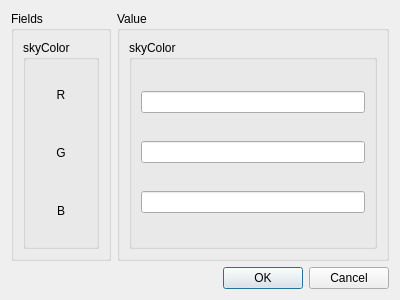
<?xml version="1.0" encoding="UTF-8"?>
<ui version="4.0">
 <class>Dialog</class>
 <widget class="QDialog" name="Dialog">
  <property name="enabled">
   <bool>true</bool>
  </property>
  <property name="geometry">
   <rect>
    <x>0</x>
    <y>0</y>
    <width>400</width>
    <height>300</height>
   </rect>
  </property>
  <property name="minimumSize">
   <size>
    <width>400</width>
    <height>300</height>
   </size>
  </property>
  <property name="maximumSize">
   <size>
    <width>400</width>
    <height>300</height>
   </size>
  </property>
  <property name="windowTitle">
   <string>Background Node Dialogue</string>
  </property>
  <property name="sizeGripEnabled">
   <bool>false</bool>
  </property>
  <layout class="QVBoxLayout" name="verticalLayout_2">
   <item>
    <layout class="QVBoxLayout" name="verticalLayout">
     <item>
      <layout class="QHBoxLayout" name="horizontalLayout">
       <item>
        <widget class="QGroupBox" name="groupBox">
         <property name="title">
          <string>Fields</string>
         </property>
         <layout class="QVBoxLayout" name="verticalLayout_7">
          <item>
           <layout class="QVBoxLayout" name="verticalLayout_6">
            <item>
             <widget class="QGroupBox" name="groupBox_3">
              <property name="title">
               <string>skyColor</string>
              </property>
              <layout class="QVBoxLayout" name="verticalLayout_10">
               <item>
                <widget class="QLabel" name="label">
                 <property name="text">
                  <string>R</string>
                 </property>
                 <property name="alignment">
                  <set>Qt::AlignCenter</set>
                 </property>
                </widget>
               </item>
               <item>
                <widget class="QLabel" name="label_2">
                 <property name="text">
                  <string>G</string>
                 </property>
                 <property name="alignment">
                  <set>Qt::AlignCenter</set>
                 </property>
                </widget>
               </item>
               <item>
                <widget class="QLabel" name="label_3">
                 <property name="text">
                  <string>B</string>
                 </property>
                 <property name="alignment">
                  <set>Qt::AlignCenter</set>
                 </property>
                </widget>
               </item>
              </layout>
             </widget>
            </item>
           </layout>
          </item>
         </layout>
        </widget>
       </item>
       <item>
        <widget class="QGroupBox" name="groupBox_2">
         <property name="title">
          <string>Value</string>
         </property>
         <layout class="QVBoxLayout" name="verticalLayout_5">
          <item>
           <layout class="QVBoxLayout" name="verticalLayout_4">
            <item>
             <widget class="QGroupBox" name="groupBox_4">
              <property name="title">
               <string>skyColor</string>
              </property>
              <layout class="QVBoxLayout" name="verticalLayout_9">
               <item>
                <widget class="QLineEdit" name="skyColor_rLineEdit"/>
               </item>
               <item>
                <widget class="QLineEdit" name="skyColor_gLineEdit"/>
               </item>
               <item>
                <widget class="QLineEdit" name="skyColor_bLineEdit"/>
               </item>
              </layout>
             </widget>
            </item>
           </layout>
          </item>
         </layout>
        </widget>
       </item>
      </layout>
     </item>
    </layout>
   </item>
   <item>
    <widget class="QDialogButtonBox" name="buttonBox">
     <property name="orientation">
      <enum>Qt::Horizontal</enum>
     </property>
     <property name="standardButtons">
      <set>QDialogButtonBox::Cancel|QDialogButtonBox::Ok</set>
     </property>
    </widget>
   </item>
  </layout>
 </widget>
 <resources/>
 <connections>
  <connection>
   <sender>buttonBox</sender>
   <signal>accepted()</signal>
   <receiver>Dialog</receiver>
   <slot>accept()</slot>
   <hints>
    <hint type="sourcelabel">
     <x>248</x>
     <y>254</y>
    </hint>
    <hint type="destinationlabel">
     <x>157</x>
     <y>274</y>
    </hint>
   </hints>
  </connection>
  <connection>
   <sender>buttonBox</sender>
   <signal>rejected()</signal>
   <receiver>Dialog</receiver>
   <slot>reject()</slot>
   <hints>
    <hint type="sourcelabel">
     <x>316</x>
     <y>260</y>
    </hint>
    <hint type="destinationlabel">
     <x>286</x>
     <y>274</y>
    </hint>
   </hints>
  </connection>
 </connections>
</ui>
